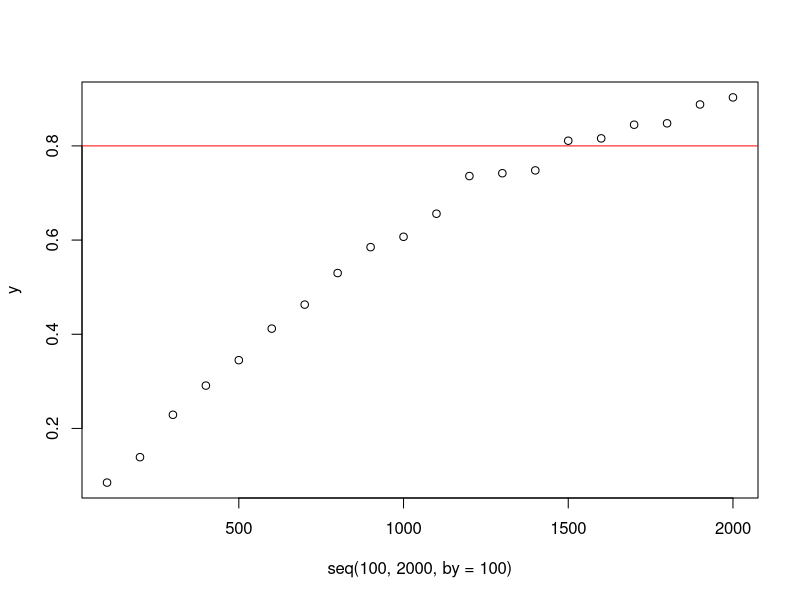
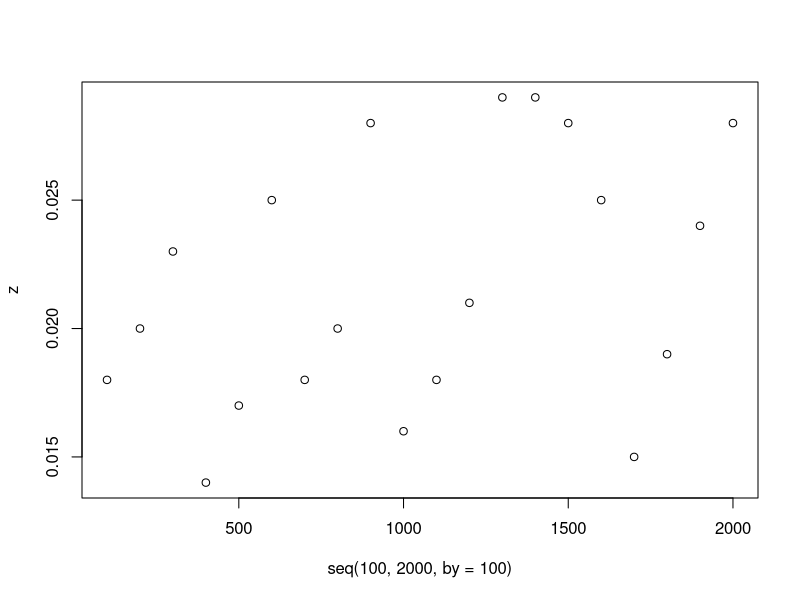
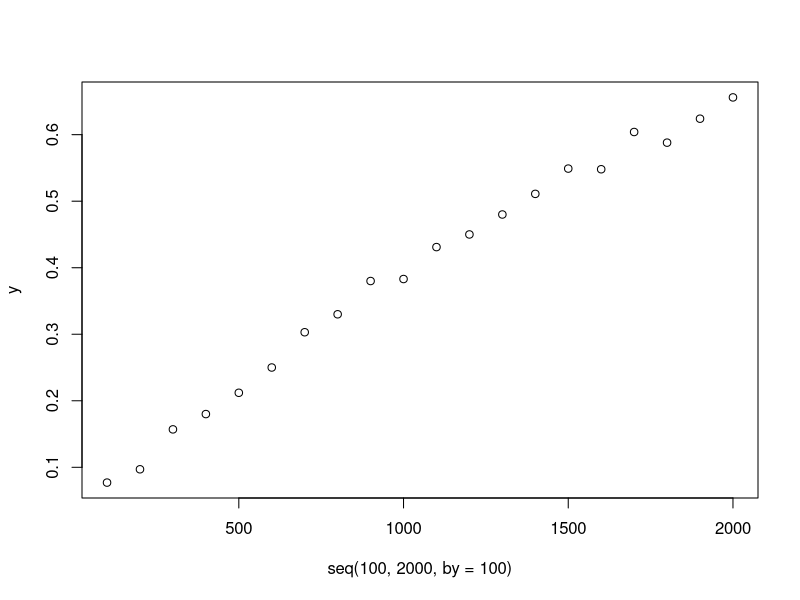

Here is the R script that generated these plots, in order:
################################################################################
# Exercise 2
################################################################################

f1 <- function(n, piE, piC, numsim = 1000){
  sE <- rbinom(numsim, n, piE)
  sC <- rbinom(numsim, n, piC)
  pvals <- sapply(1:numsim, FUN = function(i) prop.test(x = c(sE[i], sC[i]), n = c(n, n),
                                                        alternative = "less")$p.value)
  mean(pvals < 0.025)
}

#It generates 1000 samples for both treatment arms under the assumed alternative
#hypothesis (note: feel free to increase numsim where necessary). Then, it
#determines whether the null hypothesis is to be rejected or not. The proportion
#of rejections equals the power, which is returned by the function. Make sure to
#understand each of the commands in the function.

?rbinom #rbinom(n, size, prob), rbinom generates random deviates

#####QUESTION 1######

#Run f1() for n=100,200,300,...,2000. Store the output and plot the power curve.
#Note: warning messages due to low expected values can be ignored. Based on this
#initial assessment, how many subjects are (approximately) needed in each
#treatment arm to obtain a power of 0.80?
  
piE <- 0.35
piC <- 0.4
seq(100,2000,by=100)
y <- NULL
for (n in seq(100,2000,by=100)){
 y[n] <- (f1(n, piE, piC, numsim = 1000))
  }

f1(100, piE, piC, numsim = 1000) #0.092
f1(200, piE, piC, numsim = 1000) #0.146
f1(300, piE, piC, numsim = 1000) #0.222

y <- y[seq(100,2000,by=100)]
y

plot(seq(100,2000,by=100),y)
abline(h=0.8,col="red")


#####QUESTION 2######

#The function f1() can also be used to obtain the empirical type 1 error rate.
#Run f1() again, this time to determine the empirical type 1 error rate, for the
#same values of n. Again, generate a plot to visualize the results.

#type I error (or error of the first kind) is the incorrect rejection of a true
#null hypothesis. if the null hypothesis is true piE must be the sam as piC, so
#both 0.4

z <- NULL
for (n in seq(100,2000,by=100)){
  z[n] <- (f1(n, 0.4, 0.4, numsim = 1000))
}
z <- z[seq(100,2000,by=100)]
z
plot(seq(100,2000,by=100),z)


#####QUESTION 3######

#Now suppose that, for ethical and/or logistical reasons, the investigator wants
#to be able to halt the trial if the observed difference already is significant
#after observing the outcomes for half of the subjects (if it is not significant
#at that point, the trial is to be continued until all 2n subjects are
#included). Assuming that the same alpha of 0.025 is used in both tests? Adjust
#f1() to represent this sequential testing scenario, and repeat the exercises
#above. What would be the impact on the power and type 1 error?

f2 <- function(n, piE, piC, numsim = 1000){
  sE <- rbinom(numsim, (0.5*n), piE)
  sC <- rbinom(numsim, (0.5*n), piC)
  pvals <- sapply(1:numsim, FUN = function(i) prop.test(x = c(sE[i], sC[i]), n = c((0.5*n), (0.5*n)),
                                                        alternative = "less")$p.value)
  
  n.signif <- mean(pvals < 0.025)
  fulltrial <- sum((pvals > 0.025) == TRUE)

  nonsig <- numeric(0)
  
  for(i in 1:numsim){
    if(pvals[i] < 0.025){
     nonsig[i] <- 0
    }
    else{
     nonsig[i] <- 1
    }
  }
  
  r.sE <- nonsig*sE
  r.sE <- r.sE[!r.sE %in% 0]
  sE2 <- rbinom(fulltrial, (0.5*n), piE)
  sEt <- (r.sE+sE2)
  
  r.sC <- nonsig*sC
  r.sC <- r.sC[!r.sC %in% 0]
  sC2 <- rbinom(fulltrial, (0.5*n), piE)
  sCt <- (r.sC+sC2)

  
  pvals2 <- sapply(1:length(sEt), FUN = function(i) prop.test(x = c(sEt[i], sCt[i]), n = c(n, n),
                                                        alternative = "less")$p.value)
  n.signif.retrial <- mean(pvals2 < 0.025)
  n.signif2 <- (n.signif.retrial*(fulltrial/numsim))
  
  n.signif+n.signif2
  
}

f2(100, piE, piC, numsim = 1000)

piE <- 0.35
piC <- 0.4
seq(100,2000,by=100)
y <- NULL
for (n in seq(100,2000,by=100)){
  y[n] <- (f2(n, piE, piC, numsim = 1000))
}

y <- y[seq(100,2000,by=100)]
y

plot(seq(100,2000,by=100),y)
abline(h=0.8,col="red")

#####QUESTION 4######

#What is the impact of choosing ??=0.001 for the interim analysis (i.e. only
#halting the trial early if the evidence in favour of the experimental treatment
#is very clear)?
